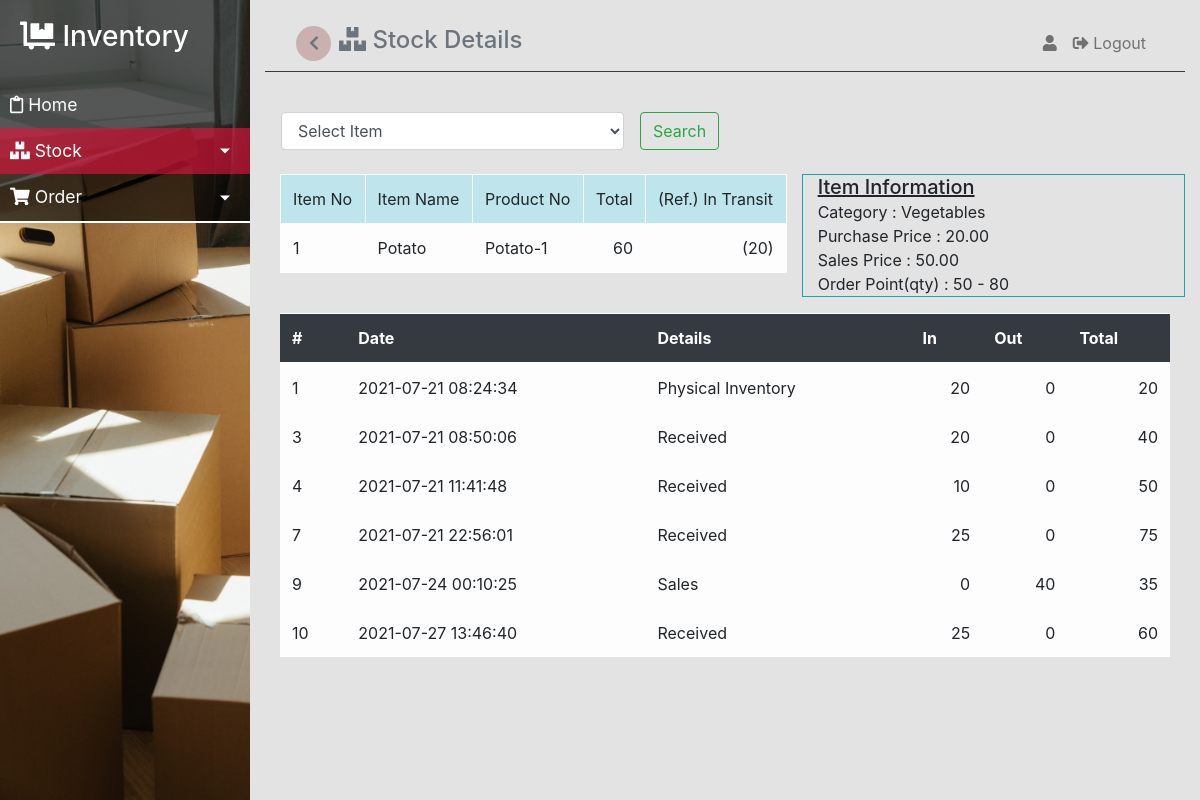
The page /stock-details.php?item_id=1 on the database its author committed.
### tables this page shows
CREATE TABLE `stocks` (
  `stock_id` int(11) NOT NULL,
  `item_id` int(11) NOT NULL,
  `details` varchar(255) NOT NULL,
  `order_number` varchar(255) NOT NULL,
  `in_qty` int(11) NOT NULL,
  `out_qty` int(11) NOT NULL,
  `sum_qty` int(11) NOT NULL,
  `date` datetime NOT NULL DEFAULT current_timestamp()
);

CREATE TABLE `items` (
  `item_id` int(11) NOT NULL,
  `category_id` int(11) NOT NULL,
  `item_name` varchar(255) NOT NULL,
  `product_number` varchar(255) NOT NULL,
  `purchase_price` int(11) NOT NULL,
  `sales_price` int(11) NOT NULL,
  `min_qty` int(11) NOT NULL,
  `max_qty` int(11) NOT NULL
);

CREATE TABLE `categories` (
  `category_id` int(11) NOT NULL,
  `category_name` varchar(255) NOT NULL,
  `memo` varchar(255) NOT NULL
);

### classes/Config.php (called while the page is built, shortened)
<?php
class Config
{
    private $servername ='us-cdbr-east-04.cleardb.com';
    private $username = 'bbca1315152850';
    private $password = 'aa48e207';
    private $db_name = 'heroku_7bcd1e58d86e369';
    public function __construct()
    {
        $this->conn = new mysqli($this->servername,$this->username,$this->password,$this->db_name);
        return $this->conn;
    }
}
?>

### datafile.php (called while the page is built, shortened)
<?php
  include 'classes/System_app.php';
  $system_app = new System_app;
?>

### stock-details.php (the view, shortened to what this page needs)
<?php
	include 'datafile.php';
	if(empty($_GET['item_id']))
	{
		$item_id = 0;
	}
	else
	{
		$item_id = $_GET['item_id'];
	}
	$stockDetails = $system_app->getStockDetails($item_id);
	$stockInfo = $system_app->getStockInfo($item_id);
?>
<!doctype html>
<html lang="en">
  <head>
    <link rel="stylesheet" href="https://stackpath.bootstrapcdn.com/bootstrap/4.3.1/css/bootstrap.min.css">
    <link rel="stylesheet" href="https://cdnjs.cloudflare.com/ajax/libs/font-awesome/5.15.3/css/all.min.css" />
		<link rel="stylesheet" href="css/nav.css">
  </head>
  <body>
		<div class="wrapper">
			<div>
				<?php
						$dashboard_active = "";
						$stocks_drop_active = "active";
						$stocks_active = "";
						$stockDetails_active = "active";
						$orders_drop_active = "";
						$orders_active = "";
						$orderDetails_active = "";
						$master_drop_active = "";
						$categories_active = "";
						$items_active = "";
						$users_active ="";
						$system_app->navbar($dashboard_active,$stocks_drop_active,$stocks_active,$stockDetails_active,$orders_drop_active,$orders_active,$orderDetails_active,$master_drop_active,$categories_active,$items_active,$users_active);
				?>
			</div>
			<div class="" id="content">
				<nav class="navbar navbar-expand-lg navbar-transparent nabvar-absolute fixed-top navbar-light border-bottom border-dark border-2">
          <div class="container-fluid">
            <div class="nabvar-wrapper">
              <div class="navbar-minimize d-flex align-item-center">
                <button type="button" id="sidebarCollapse" class="navbar-btn btn-fab btn-round mr-2">
                  <i class="fas fa-chevron-right text-muted"></i>
                </button>
                <span class="align-center">
                  <a href="stock-details.php" class="text-decoration-none text-muted h4 text-center"><i class="fas fa-boxes"></i> Stock Details</a>
                </span>
              </div>
            </div>
            <div class="collapse navbar-collapse" id="menu">
              <ul class="navbar-nav ml-auto">
                  <li class="nav-item">
										<a href="profile.php?id=<?php echo $_SESSION['login_id'];?>" class="nav-link"><i class="fas fa-user"></i> <?php echo $_SESSION['firstname']." ".$_SESSION['lastname'];?></a>
                  </li>
                  <li class="nav-item">
                    <a href="logout.php" class="nav-link"><i class="fas fa-sign-out-alt"></i> Logout</a>
                  </li>
                </ul>
            </div>
          </div>
        </nav>
				<div class="container">
					<div class="row mt-3">
						<form action="" method="get" class="form-inline">
							<select name="item_id" id="item_id" class="form-control mx-3">
								<?php $system_app->displayItemsAsOptions();?>
							</select>
							<button class="btn btn-outline-success my-2 mu-sm-0" type="submit">Search</button>
						</form>
					</div>
					<div class="row my-3">
						<?php if($item_id==0)
							{
								echo "";
							}
							elseif($item_id=="")
							{
								echo "";
							}
							else
							{
							foreach((array)$stockInfo as $rowInfo){ ?>
							<div class="col-7">
								<table class="table table-bordered table-hover table-light">
									<tr class="table-info">
										<td>Item No</td>
										<td>Item Name</td>
										<td>Product No</td>
										<td>Total</td>
										<td>(Ref.) In Transit</td>
									</tr>
									<tr>
										<td><?php echo $item_id;?></td>
										<td><?php echo $rowInfo['item_name']; ?></td>
										<td><?php echo $rowInfo['product_number']; ?></td>
										<td class="text-right"><?php echo number_format($rowInfo['sum(sum_qty)'],0); ?></td>
										<td class="text-right">(<?php $system_app->getNotReceivedQty($item_id); ?>)</td>
									</tr>
								</table>
							</div>
							<div class="col-5 border border-info">
								<span class="h5 text-decoration-underline"><u>Item Information</u></span><br>
								<span>Category : <?php echo $rowInfo['category_name']; ?></span><br>
								<span>Purchase Price : <?php echo number_format($rowInfo['purchase_price'],2); ?></span><br>
								<span>Sales Price : <?php echo number_format($rowInfo['sales_price'],2); ?></span><br>
								<span>Order Point(qty) : <?php echo $rowInfo['min_qty']." - ".$rowInfo['max_qty']; ?></span><br>
							</div>
						<?php }}?>
					</div>
					<table class="table table-hover table-light">
						<thead class="table-dark">
							<tr>
								<th>#</th>
								<th>Date</th>
								<th>Details</th>
								<th>In</th>
								<th>Out</th>
								<th>Total</th>
							</tr>
						</thead>
						<tbody>
							<?php  if($item_id==0){ ?>
								<tr>
									<td class="text-center bg-light"colspan=6>Please search for Item Id or Item Name.</td>
								</tr>
							<?php }elseif($item_id==""){ ?>
								<tr>
									<td class="text-center bg-light"colspan=6>Please search for Item Id or Item Name.</td>
								</tr>
							<?php }else{foreach((array)$stockDetails as $row){ ?>
								<tr>
									<td><?php echo $row['stock_id']; ?></td>
									<td><?php echo $row['date']; ?></td>
									<td><?php echo $row['details']; ?></td>
									<td class="text-right"><?php echo number_format($row['in_qty'],0); ?></td>
									<td class="text-right"><?php echo number_format($row['out_qty'],0); ?></td>
									<td class="text-right"><?php echo number_format($row['total'],0); ?></td>
								</tr>
							<?php }}?>
						</tbody>
					</table>
    		</div>
			</div>
		</div>
  </body>
</html>

### classes/System_app.php (shortened to what this page needs)
<?php
	include 'Config.php';
	class System_app extends Config
	{
		public function navbar($dashboard_active,$stocks_drop_active,$stocks_active,$stockDetails_active,$orders_drop_active,$orders_active,$orderDetails_active,$master_drop_active,$categories_active,$items_active,$users_active)
		{
			if($_SESSION['status'] == "A")
			{
				echo "<nav id='sidebar'>
				<div class='sidebar-header'>
					<h3><a href='#' class=''><i class='fas fa-dolly-flatbed'></i> Inventory</a></h3>
				</div>
				<ul class='list-unstyled components'>
					<li class=''>
						<a href='dashboard.php' class='".$dashboard_active."'><i class='far fa-clipboard'></i> Home</a>
					</li>
					<li class=''>
						<a href='#stockSubmenu' data-toggle='collapse' aria-expanded='true' class='dropdown-toggle ".$stocks_drop_active."'><i class='fas fa-boxes'></i></i> Stock</a>
						<ul class='collapse list-unstyled' id='stockSubmenu'>
							<li>
								<a href='stocks.php' class='".$stocks_active."'><i class='fas fa-cart-arrow-down'></i> All Stocks</a>
							</li>
							<li>
								<a href='stock-details.php' class='".$stockDetails_active."'><i class='fas fa-shipping-fast'></i> Stock Details</a>
							</li>
						</ul>
					</li>
					<li>
						<a href='#orderSubmenu' data-toggle='collapse' aria-expanded='true' class='dropdown-toggle ".$orders_drop_active."'><i class='fas fa-shopping-cart'></i> Order</a>
							<ul class='collapse list-unstyled' id='orderSubmenu'>
								<li>
									<a href='orders.php' class='".$orders_active."'><i class='fas fa-cart-arrow-down'></i> Order</a>
								</li>
								<li>
									<a href='order-details.php' class='".$orderDetails_active."'><i class='fas fa-shipping-fast'></i> Order Details</a>
								</li>
							</ul>
					</li>
					<li>
						<a href='#masterSubmenu' data-toggle='collapse' aria-expanded='true' class='dropdown-toggle ".$master_drop_active."'><i class='fas fa-key'></i> Master</a>
							<ul class='collapse list-unstyled' id='masterSubmenu'>
								<li>
									<a href='categories.php' class='".$categories_active."'><i class='far fa-folder-open'></i> Categories</a>
								</li>
								<li>
									<a href='items.php' class='".$items_active."'><i class='fas fa-pencil-alt'></i> Items</a>
								</li>
								<li>
									<a href='users.php' class='".$users_active."'><i class='fas fa-users'></i> Users</a>
								</li>
							</ul>
					</li>
				</ul>
			</nav>";
			}
			else
			{
				echo "<nav id='sidebar'>
				<div class='sidebar-header'>
					<h3><a href='#'><i class='fas fa-dolly-flatbed'></i> Inventory</a></h3>
				</div>
				<ul class='list-unstyled components'>
					<li>
						<a href='dashboard.php' class='".$dashboard_active."'><i class='far fa-clipboard'></i> Home</a>
					</li>
					<li>
					<a href='#stockSubmenu' data-toggle='collapse' aria-expanded='true' class='dropdown-toggle ".$stocks_drop_active."'><i class='fas fa-boxes'></i></i> Stock</a>
					<ul class='collapse list-unstyled' id='stockSubmenu'>
						<li>
							<a href='stocks.php' class='".$stocks_active."'><i class='fas fa-cart-arrow-down'></i> All Stocks</a>
						</li>
						<li>
							<a href='stock-details.php' class='".$stockDetails_active."'><i class='fas fa-shipping-fast'></i> Stock Details</a>
						</li>
					</ul>
					</li>
					<li>
						<a href='#orderSubmenu' data-toggle='collapse' aria-expanded='true' class='dropdown-toggle ".$master_drop_active."'><i class='fas fa-shopping-cart'></i> Order</a>
							<ul class='collapse list-unstyled' id='orderSubmenu'>
								<li>
									<a href='orders.php' class='".$orders_active."'><i class='fas fa-cart-arrow-down'></i> Order</a>
								</li>
								<li>
									<a href='order-details.php' class='".$orderDetails_active."'><i class='fas fa-shipping-fast'></i> Order Details</a>
								</li>
							</ul>
					</li>
				</ul>
			</nav>";
			}
		}
		public function displayItemsAsOptions()
		{
			$sql = "SELECT * FROM items";
			$result = $this->conn->query($sql);
			if($result->num_rows>0)
			{
				echo "<option selected disabled>Select Item</option>";
			}
			else
			{
				echo "<option>No Item</option>";
			}
		}
		public function getStockInfo($item_id)
		{
			$sql = "SELECT items.item_id,items.category_id,items.item_name,items.product_number,items.purchase_price,items.sales_price,items.min_qty,items.max_qty,categories.category_id,categories.category_name,categories.memo,stocks.stock_id,stocks.item_id,stocks.details,stocks.in_qty,stocks.out_qty,stocks.sum_qty,stocks.order_number,stocks.date,sum(sum_qty)FROM items INNER JOIN categories ON items.category_id=categories.category_id INNER JOIN stocks ON items.item_id=stocks.item_id WHERE stocks.item_id=$item_id GROUP BY stocks.item_id";
			$result = $this->conn->query($sql);
			if($result==FALSE)
			{
				echo "";
			}
			elseif($result->num_rows==1)
			{
				$arr = array();
				while($row = $result->fetch_assoc())
				{
					$arr[] = $row;
				}
				return $arr;
			}
			else
			{
				return FALSE;
			}
		}
		public function getStockDetails($item_id)
		{
			$sql = "SELECT items.item_id,items.category_id,items.item_name,items.product_number,items.purchase_price,items.sales_price,items.min_qty,items.max_qty,categories.category_id,categories.category_name,categories.memo,stocks.stock_id,stocks.item_id,stocks.details,stocks.in_qty,stocks.out_qty,stocks.sum_qty,stocks.order_number,stocks.date,SUM(stocks.sum_qty) OVER (PARTITION BY stocks.item_id ORDER BY stocks.item_id,stocks.stock_id ROWS UNBOUNDED PRECEDING) AS total FROM items INNER JOIN categories ON items.category_id=categories.category_id INNER JOIN stocks ON items.item_id=stocks.item_id WHERE stocks.item_id=$item_id";
			$result = $this->conn->query($sql);
			if($result==FALSE)
			{
				echo "";
			}
			elseif($result->num_rows>0)
			{
				$arr = array();
				while($row = $result->fetch_assoc())
				{
					$arr[] = $row;
				}
				return $arr;
			}
			else
			{
				return FALSE;
			}
		}
		public function getNotReceivedQty($item_id)
		{
			$sql = "SELECT item_id,SUM(not_received_qty) FROM orders WHERE item_id=$item_id ORDER BY item_id";
			$result = $this->conn->query($sql);
			if($result->num_rows==1)
			{
				while($row = $result->fetch_assoc())
				{
					echo number_format($row['SUM(not_received_qty)'],0);
				}
			}
			else
			{
				echo "No order.";
			}
		}
	}
?>

### css/nav.css (style rules this page uses)
#sidebarCollapse { width: 35px; height: 35px; background: rgb(188 143 143 / 60%); border: none; border-radius: 50%; }
#sidebarCollapse i { transform: rotate(180deg); border-radius: 50%; }
.wrapper { display: flex; align-items: stretch; perspective: 1500px; }
#sidebar { min-width: 250px; max-width: 250px; min-height: 100vh; background: rgb(0 0 0 / 65%); color: #fff; transition: all 0.6s cubic-bezier(0.945, 0.020, 0.270, 0.665); transform-origin: center left; background-image: url(../img/box.jpg); background-size: cover; position: -webkit-sticky; position: sticky; top: 0; }
#sidebar .sidebar-header { padding: 20px; background: rgb(0 0 0 / 65%); }
#sidebar .sidebar-header a { color: #fff; text-decoration: none; }
#sidebar ul.components { border-bottom: 2px solid #fff; background: rgb(0 0 0 / 65%); }
#sidebar ul li a { padding: 10px; font-size: 1.1em; display: block; color: #fff; text-decoration: none; }
#sidebar ul li a.active { color: #fff; background: rgb(220 20 60 / 65%); }
a[data-toggle="collapse"] { position: relative; }
.dropdown-toggle::after { display: block; position: absolute; top: 50%; right: 20px; transform: translateY(-50%); }
#content { width: 100%; padding: 15px; min-height: 100vh; transition: all 0.3s; background: rgb(192 192 192 / 45%); }
.navbar { display: flex; flex-wrap: wrap; align-items: center; justify-content: space-between; padding: navbar-padding-y navbar-padding-x; position: -webkit-sticky; position: sticky; top: 5px; z-index: 99; }

### rows shown on the page
items: item_name "Potato", product_number "Potato-1", sum "60", SUM "20", category.category_name "Vegetables", purchase_price "20.00", sales_price "50.00", min_qty "50", max_qty "80", stocks.stock_id "1", stocks.date "2021-07-21 08:24:34", stocks.details "Physical Inventory", stocks.in_qty "20", stocks.out_qty "0", total "20", stocks.stock_id "3", stocks.date "2021-07-21 08:50:06", stocks.details "Received", total "40", stocks.stock_id "4", stocks.date "2021-07-21 11:41:48", stocks.in_qty "10", total "50", stocks.stock_id "7", stocks.date "2021-07-21 22:56:01", stocks.in_qty "25", total "75", stocks.stock_id "9", stocks.date "2021-07-24 00:10:25", stocks.details "Sales", stocks.in_qty "0", stocks.out_qty "40", total "35", stocks.stock_id "10", stocks.date "2021-07-27 13:46:40", total "60"
